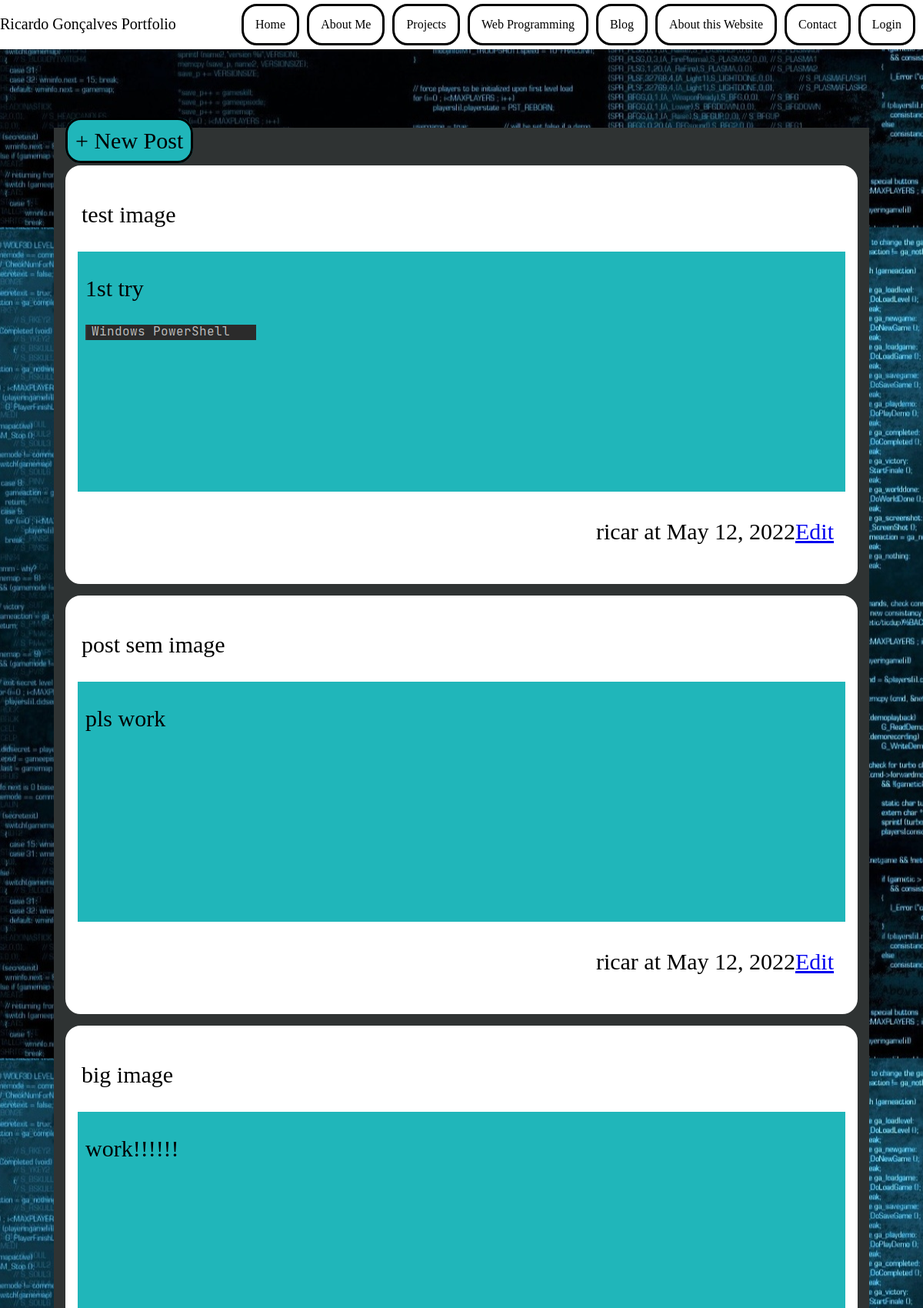
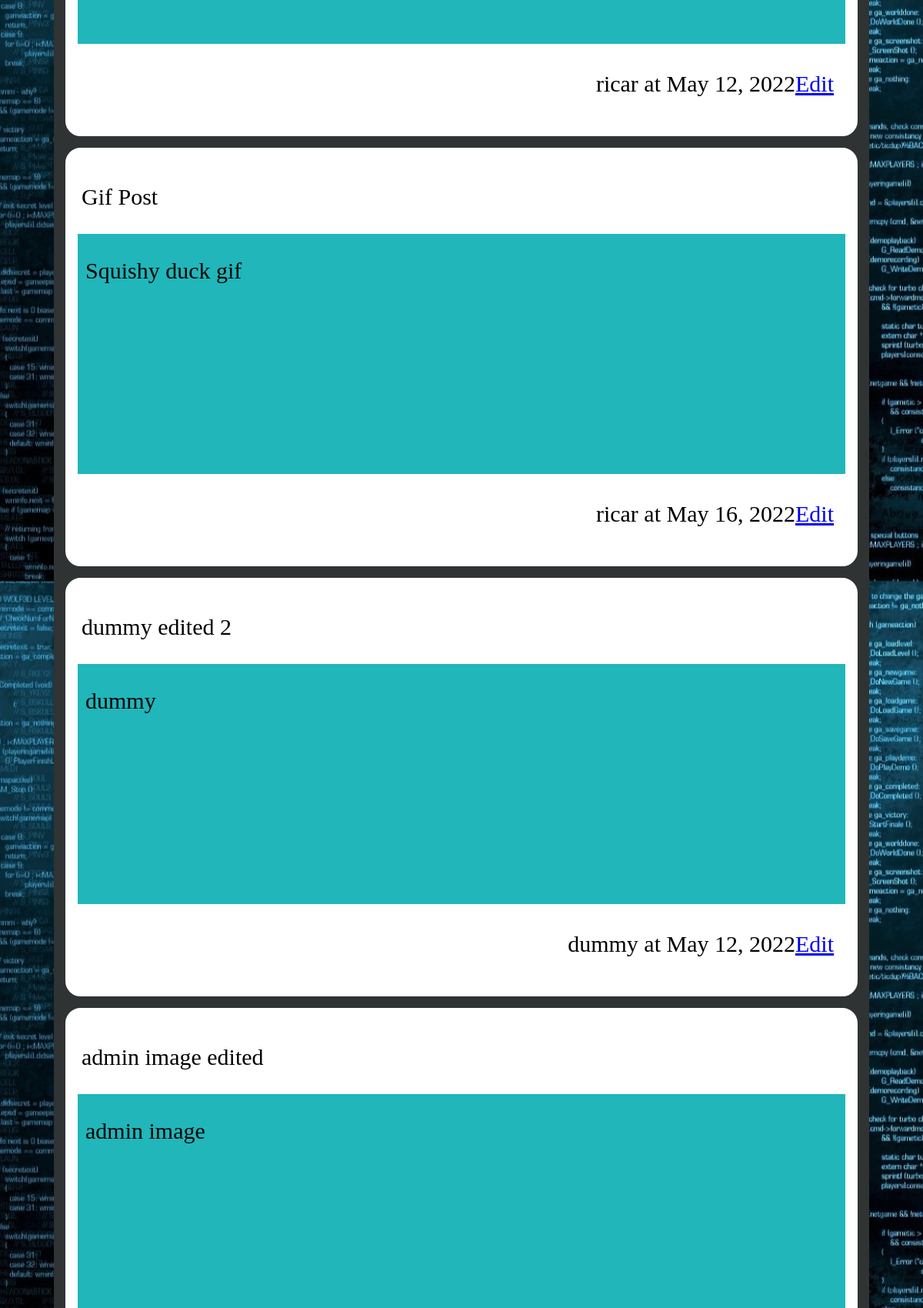
Page /blog (upper part) on the committed database (2 pictures, top to bottom).
### portfolio/models.py (models this page shows, shortened)
class Blog_Post(models.Model):
    titulo = models.CharField(max_length=200)
    autor = models.CharField(max_length=200)
    data = models.DateField()
    descricao = models.CharField(max_length=2000)
    image = models.ImageField(upload_to='media/')

### portfolio/views.py (the view)
# urls.py: path('blog', views.blog_page_view, name='blog'),
def blog_page_view(request):
    context = {'blog_posts': Blog_Post.objects.all()}
    return render(request, 'portfolio/blog.html', context)

### portfolio/templates/portfolio/blog.html (shortened to what this page needs)
{% load static %}
<link rel="stylesheet" href="{% static 'portfolio/css/blog.css' %}">
<body>
<div class="container">
    <div class="nav">
        <div class="logo">
            <p>
                Ricardo Gonçalves Portfolio
            </p>
        </div>
        <div class="nav_links_area">
            <a href="{% url 'home' %}">Home</a>
            <a href="{% url 'about_me' %}">About Me</a>
            <a>Projects</a>
            <a>Web Programming</a>
            <a>Blog</a>
            <a>About this Website</a>
            <a>Contact</a>
            {% if not user.is_authenticated %}
                <a href="{% url 'login' %}">Login</a>
            {% endif %}
        </div>
    </div>
    <div class="blog">
        <a href="{% url 'nova' %}" class="new_post_btn">+ New Post</a>
        {% for blog_post in blog_posts %}
        <div class="blog_post">
            <div class="title">
                <p>{{blog_post.titulo}}</p>
            </div>
            <div class="description">
                <p>{{blog_post.descricao}}</p>
                {% if blog_post.image %}
                <img src="{{ blog_post.image.url|default_if_none:'#' }}" class="post_img" alt=""/>
                {% endif %}
            </div>
            <div class="author_date_edit">
                <p>{{blog_post.autor}} at {{blog_post.data}}<a class="edit_btn" href="{% url 'edita' blog_post.id %}" style="float: right; margin-right: 10px">Edit</a></p>
            </div>
        </div>
        {% endfor %}
    </div>
</div>
</body>

### portfolio/static/portfolio/css/blog.css (style rules this page uses)
.container { display: grid; grid-template-columns: 1fr; grid-template-rows: 0.5fr 4fr 0.5fr; gap: 4% 0px; grid-auto-flow: row; grid-template-areas: "nav" "blog" "footer"; background-image: url("/static/portfolio/images/paralax.jpg"); background-repeat: repeat-y; background-attachment: fixed; background-position: center; background-size: auto; }
body { background-image: url("/static/portfolio/images/paralax.jpg"); background-repeat: repeat-y; background-attachment: fixed; background-position: center; background-size: auto; }
.nav { display: grid; grid-template-columns: 0.5fr 2fr; grid-template-rows: 1fr; gap: 0px 0px; grid-auto-flow: row; grid-template-areas: "logo nav_links_area"; grid-area: nav; background-color:white; }
.nav_links_area { grid-area: nav_links_area; display: flex; flex-flow: row wrap; justify-content: right; padding: 5px 10px; }
.nav_links_area a { padding:15px; text-decoration:none; color:black; border-color:black; border-style:solid; border-radius: 20px; margin-left: 10px; }
.logo { grid-area: logo; justify-content: center; font-size: 20px; }
.blog { grid-area: blog; font-size: 30px; margin:70px; background-color:#2f3333; }
html, body , .container { height: 100%; margin: 0; }
.blog_post { display: grid; grid-template-columns: 1fr; grid-template-rows: 0.5fr 3fr 0.1fr; gap: 0px; grid-auto-flow: row; grid-template-areas: "title" "description" "author_date_edit"; margin:15px; border: 16px solid white; border-radius:20px; }
.title { grid-area: title; display: flex; flex-flow: row wrap; justify-content: left; padding: 1px 5px; background-color:white; }
.description { grid-area: description; flex-flow: column wrap; justify-content: left; padding: 1px 10px; background-color:#20b6ba; }
.author_date_edit { grid-area: author_date_edit; display: flex; flex-flow: row wrap; justify-content: right; padding: 5px 5px; background-color:white; }
.new_post_btn { padding:10px; text-decoration:none; color:black; border-color:black; border-style:solid; border-radius: 20px; margin: 15px; background-color:#20b6ba; }
.description img { object-fit: scale-down; max-height: 600px; width: auto; }

### rows in the picture
Blog_Post: titulo "test image", descricao "1st try", image (picture), autor "ricar", data "May 12, 2022"
Blog_Post: titulo "post sem image", descricao "pls work", autor "ricar", data "May 12, 2022"
Blog_Post: titulo "big image", descricao "work!!!!!!", autor "ricar", data "May 12, 2022"
Blog_Post: titulo "Gif Post", descricao "Squishy duck gif", autor "ricar", data "May 16, 2022"
Blog_Post: titulo "dummy edited 2", descricao "dummy", autor "dummy", data "May 12, 2022"
Blog_Post: titulo "admin image edited", descricao "admin image"
